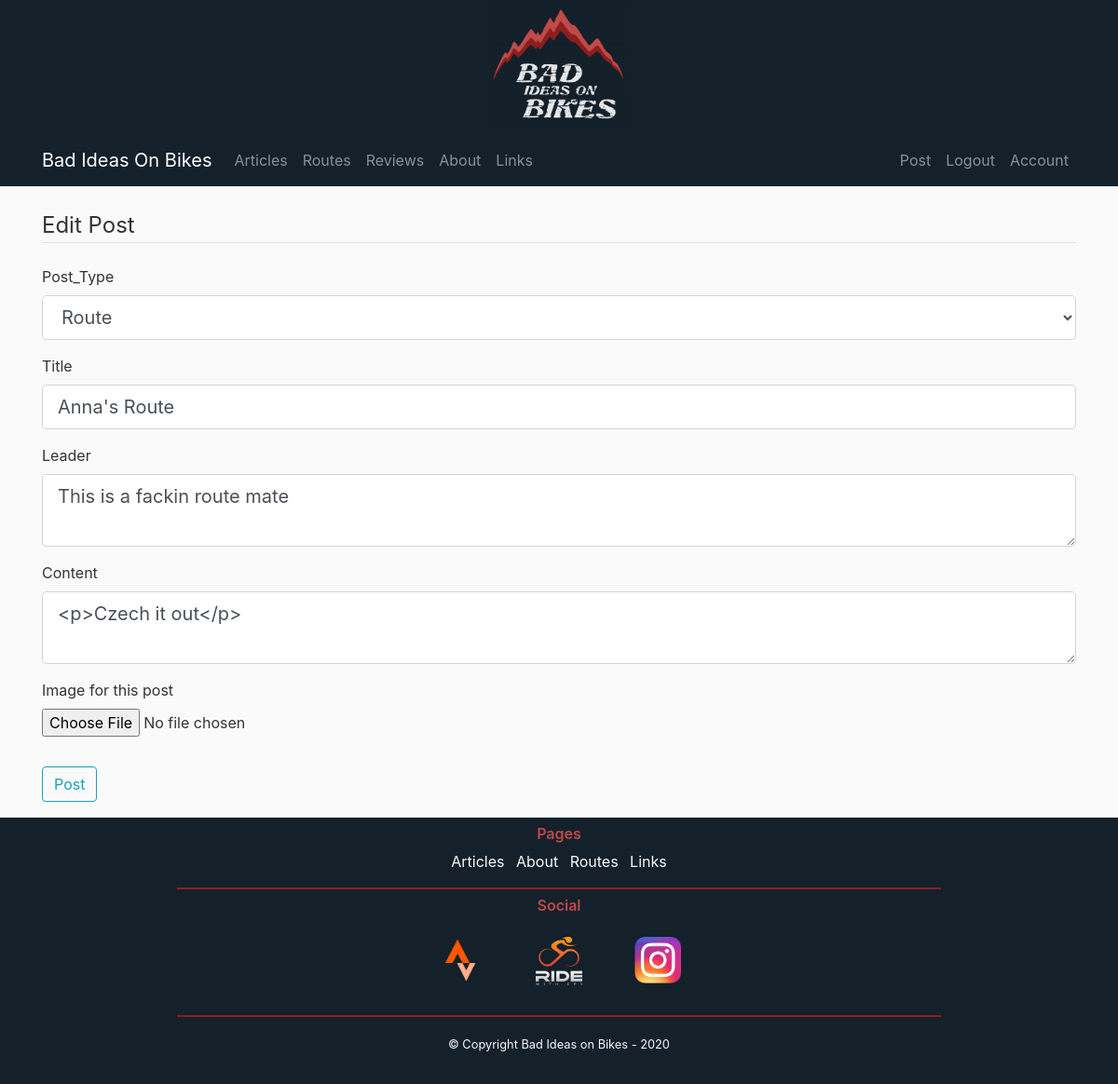
The page /post/3/update (signed in) on the database its author committed.
### flaskbiob/models.py (models this page shows, shortened)
class Posts(db.Model):
    id = db.Column(db.Integer, primary_key=True)
    post_type = db.Column(db.String(7), nullable=False)
    title = db.Column(db.String(100), nullable=False)
    date = db.Column(db.DateTime, nullable=False, default=datetime.utcnow)
    leader = db.Column(db.Text, nullable=False)
    content = db.Column(db.Text, nullable=False)
    post_image = db.Column(db.String(100), nullable=False, default="default_post.jpg")
    user = db.Column(db.Integer, db.ForeignKey("users.id"), nullable=False)
    routes = db.relationship("Routes", backref="post_route", lazy="joined", uselist=False)
    reviews = db.relationship("Reviews", backref="post_review", lazy="joined", uselist=False)

### flaskbiob/posts/routes.py (the view)
@posts.route("/post/<post_id>/update", methods=["GET", "POST"])
@login_required
def updatepostPage(post_id):
    post = Posts.query.get_or_404(post_id)
    if post.author != current_user:
        abort(403)
    form = PostForm()
    if form.validate_on_submit():
        if form.post_image.data:
            picture_file = save_post_picture(form.post_image.data)
            post.post_image = picture_file
        post.title = form.title.data
        post.leader = form.leader.data
        post.content = form.content.data
        db.session.commit()
        flash("Post updated!", "success")
        return redirect(url_for("posts.postPage", post_id=post_id))
    elif request.method == "GET":
        form.title.data = post.title
        form.leader.data = post.leader
        form.content.data = post.content
    return render_template("Edit_Post.html", title="Edit Post", form=form)

### flaskbiob/posts/forms.py
class PostForm(FlaskForm):
    post_type = SelectField("Post_Type", choices=["Route", "Review", "Other"])
    title = StringField("Title", validators=[DataRequired()])
    leader = TextAreaField("Leader", validators=[DataRequired()])
    content = TextAreaField("Content", validators=[])
    post_image = FileField("Image for this post", validators=[FileAllowed(["jpg", "jpeg", "png", "JPG"])])
    submit = SubmitField("Post")

### flaskbiob/models.py (called while the page is built)
@login_manager.user_loader
def load_user(user_id):
    return Users.query.get(int(user_id))

### flaskbiob/templates/Edit_Post.html (shortened to what this page needs)
{% extends "BASE.html" %}
{% block content %}
    <div class="content-section">
        <form method="POST" action="" enctype="multipart/form-data">
            <fieldset class="form-group">
                <legend class="border-bottom mb-4">
                    Edit Post
                </legend>
                <div class="form-group">
                    {{ form.post_type.label(class="form-control-label") }}
                    {% if form.post_type.errors %}
                        {{ form.post_type(class="form-control form-control-lg is-invalid") }}
                        <div class="invalid-feedback">
                            {% for error in form.post_type.errors %}
                                <span>{{ error }}</span>
                            {% endfor %}
                        </div>
                    {% else %}
                        {{ form.post_type(class="form-control form-control-lg") }}
                    {% endif %}
                </div>
                <div class="form-group">
                    {{ form.title.label(class="form-control-label") }}
                    {% if form.title.errors %}
                        {{ form.title(class="form-control form-control-lg is-invalid") }}
                        <div class="invalid-feedback">
                            {% for error in form.title.errors %}
                                <span>{{ error }}</span>
                            {% endfor %}
                        </div>
                    {% else %}
                        {{ form.title(class="form-control form-control-lg") }}
                    {% endif %}
                </div>
                <div class="form-group">
                    {{ form.leader.label(class="form-control-label") }}
                    {% if form.content.errors %}
                        {{ form.leader(class="form-control form-control-lg is-invalid") }}
                        <div class="invalid-feedback">
                            {% for error in form.leader.errors %}
                                <span>{{ error }}</span>
                            {% endfor %}
                        </div>
                    {% else %}
                        {{ form.leader(class="form-control form-control-lg") }}
                    {% endif %}
                </div>
                <div class="form-group">
                    {{ form.content.label(class="form-control-label") }}
                    {% if form.content.errors %}
                        {{ form.content(class="form-control form-control-lg is-invalid") }}
                        <div class="invalid-feedback">
                            {% for error in form.content.errors %}
                                <span>{{ error }}</span>
                            {% endfor %}
                        </div>
                    {% else %}
                        {{ form.content(class="form-control form-control-lg") }}
                    {% endif %}
                </div>
                <div class="form-group">
                        {{ form.post_image.label() }}
                        {{ form.post_image(class="form-control-file") }}
                    </div>
            </fieldset>
                <div class="form-group">
                    {{form.submit(class="btn btn-outline-info")}}
                </div>
        </form>
    </div>
{% endblock content %}

### flaskbiob/static/main.css (style rules this page uses)
body { background: #fafafa; color: #333333; }

### rows shown on the page
Posts: post_type "Route", title "Anna's Route", leader "This is a fackin route mate", content "<p>Czech it out</p>"
